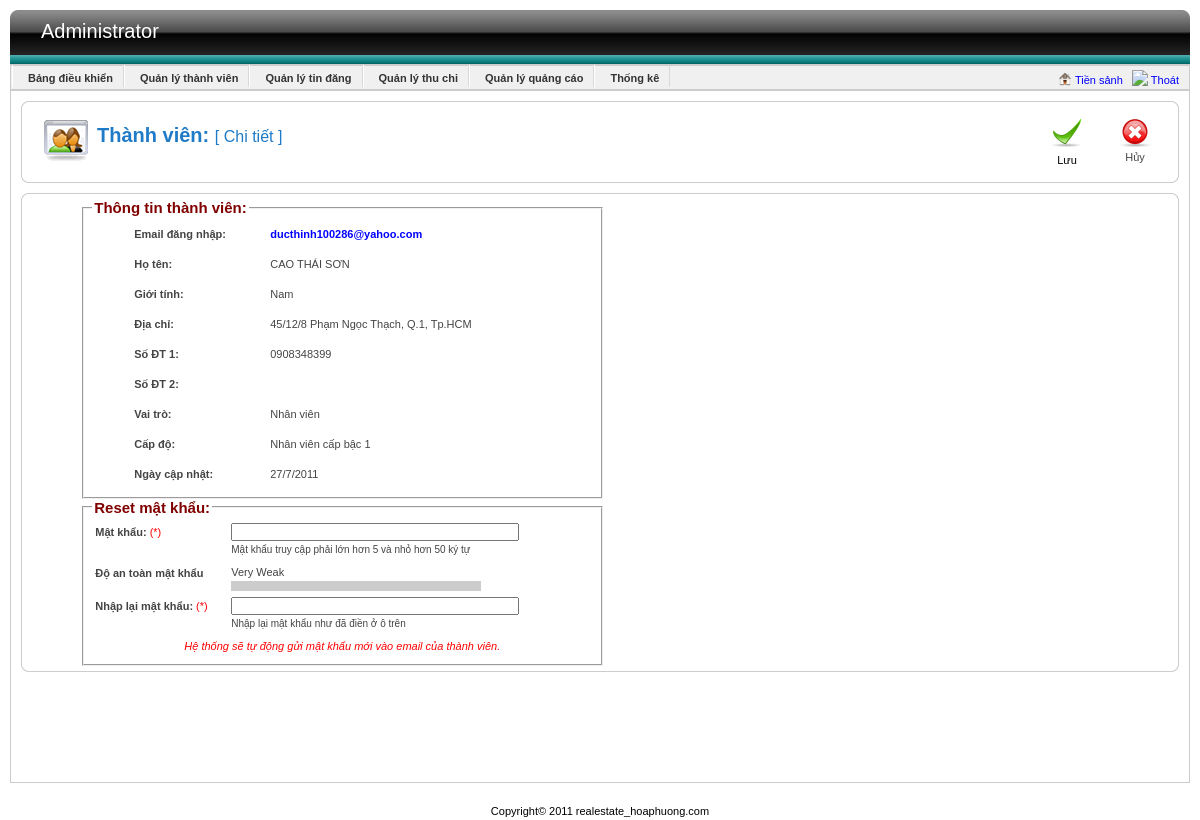
The page /Source/admin/index.php?view=user&do=edit&uid=6 (signed in) on the database its author committed.
### tables this page shows
CREATE TABLE IF NOT EXISTS `user` (
  `id` int(11) NOT NULL AUTO_INCREMENT,
  `password` varchar(256) NOT NULL,
  `email` varchar(50) NOT NULL,
  `hoten` varchar(50) NOT NULL,
  `gioitinh` bit(1) NOT NULL,
  `diachi` text NOT NULL,
  `sdt1` varchar(15) DEFAULT NULL,
  `sdt2` varchar(15) DEFAULT NULL,
  `role` int(11) DEFAULT NULL,
  `level` int(11) DEFAULT NULL,
  `status` int(11) DEFAULT NULL,
  `ngaycapnhat` datetime DEFAULT NULL,
  `ip` varchar(45) DEFAULT NULL,
  PRIMARY KEY (`id`),
  KEY `fk_taikhoan_role` (`role`),
  KEY `fk_taikhoan_level` (`level`)
);

CREATE TABLE IF NOT EXISTS `role` (
  `id` int(11) NOT NULL AUTO_INCREMENT,
  `ten` varchar(45) DEFAULT NULL,
  PRIMARY KEY (`id`)
);

CREATE TABLE IF NOT EXISTS `level` (
  `idlevel` int(11) NOT NULL AUTO_INCREMENT,
  `ten` varchar(45) NOT NULL,
  `chitiet` text,
  PRIMARY KEY (`idlevel`)
);

### Source/DAO/config.php (called while the page is built, shortened)
<?php
   	$databaseName = "qldo";
?>

### Source/DAO/DataProvider.php (called while the page is built, shortened)
<?php
class DataProvider
{
	public static function Query($sql)
	{
		include('config.php');
		if (!($connection = @mysql_connect($hostName,$username,$password)))
			die ("Couldn't connect to database");
		if (!($result = @mysql_query($sql, $connection)))
			showError();
		return $result;
	}
}
?>

### Source/DAO/UsersDAO.php (called while the page is built, shortened)
<?php
	include_once("DataProvider.php");
?>
<?php
	class UsersDAO
	{
		public static function GetUserByID ($id)
		{
			$strSQL = "select *
					from user
					where id='$id'";
            $result = DataProvider::Query($strSQL);
			return mysql_fetch_array ($result,MYSQL_BOTH);
		}
	}
?>

### Source/BUS/UsersBUS.php (called while the page is built, shortened)
<?php
	include_once (str_replace("//","/",dirname(__FILE__)."/")  . "../DAO/UsersDAO.php");
?>
<?php
	class UsersBUS
	{
		public static function GetUserByID ($id)
		{
			$user= UsersDAO::GetUserByID ($id);
			$user[1] = stripcslashes($user[1]);
			$user[3] = stripcslashes($user[3]);
			$user[7] = stripcslashes($user[7]);
			return $user;
		}
	}
?>

### Source/DAO/RoleDAO.php (called while the page is built, shortened)
<?php
	include_once("DataProvider.php");
	class RoleDAO
	{
		public static function GetRoleByID($id)
		{
			$strSQL = "select *
					   from role
					   where id='$id'";
            $result = DataProvider::Query($strSQL);
            return mysql_fetch_array($result);
		}
	}
?>

### Source/BUS/RoleBUS.php (called while the page is built, shortened)
<?php
	include_once (str_replace("//","/",dirname(__FILE__)."/")  . "../DAO/RoleDAO.php");
	class RoleBUS
	{
		public static function GetRoleByID ($id)
		{
			return RoleDAO::GetRoleByID ($id);
		}
	}
?>

### Source/DAO/LevelDAO.php (called while the page is built, shortened)
<?php
	include_once("DataProvider.php");
	class LevelDAO
	{
		public static function GetLevelByID($id)
		{
			$strSQL = "select *
					   from level
					   where idlevel='$id'";
            $result = DataProvider::Query($strSQL);
            return mysql_fetch_array($result);
		}
	}
?>

### Source/BUS/LevelBUS.php (called while the page is built, shortened)
<?php
	include_once (str_replace("//","/",dirname(__FILE__)."/")  . "../DAO/LevelDAO.php");
	class LevelBUS
	{
		public static function GetLevelByID ($id)
		{
			return LevelDAO::GetLevelByID ($id);
		}
	}
?>

### Source/module/Utils/Utils.php (called while the page is built, shortened)
<?php
class Utils
{
	public static function convertTimeDMY($time)
    {
		if($time != null)
		{
    	$arrDate = explode ("-", $time);
    	$d = (int) $arrDate[2];
    	$m = (int) $arrDate[1];
    	$y = (int) $arrDate[0];
    	$time_out = $d."/".$m."/".$y;
    	return $time_out;
		}
		return null;
    }
}
?>

### Source/admin/module/user/edit_user.php (the view, shortened to what this page needs)
<?php
	$uid = (int) $_GET["uid"];
	$PATH = str_replace('//','/',dirname(__FILE__).'/');
	include_once($PATH . "../../../BUS/UsersBUS.php");
	$user = UsersBUS::GetUserByID($uid);
?>
<form action="module/user/xulyuser.php?action=update&uid=<?php echo $_GET["uid"] ?>" method="post" name="frmRegister" id="frmRegister" onsubmit="return validate();">
<div id="toolbar">
<div class="tl"></div>
<div class="tr"></div>
<div class="tm"></div>
<div class="mid">
	<div class="title icon_user">Thành viên: <span class="subTitle">[ Chi tiết ]</span></div>
     <div class="icon">
   	  <a href="index.php?view=user" id="aCancel">
   	  <img src="images/icon_32_cancel.png" alt="Hủy"  border="0" title="Hủy" />
             <br />
            Hủy
      </a>
    </div>
    <div class="icon">
		<input type="submit" value="Lưu" style="background:url('images/icon_32_apply.png') no-repeat;
			cursor:pointer;border:0;height:50px;width:32px;padding-top:36px;" />
	</div>
    <br class="clr" />
</div>
<div class="bl"></div>
<div class="br"></div>
<div class="bm"></div>
</div>
<div style="margin:10px">
    <div class="tl"></div>
    <div class="tr"></div>
    <div class="tm"></div>
    <div class="mid">
		<fieldset style="width:500px;float:left;margin-left:50px;">
			<legend style="font-weight:bold;font-size:15px;color:maroon;">Thông tin thành viên:</legend>
			<table align="center" border="0" cellpadding="0" cellspacing="0">
				<tr style="height:30px;">
					<td width="130px"><b>Email đăng nhập:</td>
					<td width="280px" style="font-weight:bold;color:blue;"><?php echo $user["email"]; ?></td>
				</tr>
				<tr style="height:30px;">
					<td><b>Họ tên:</td>
					<td><?php echo $user["hoten"]; ?></td>
				</tr>
				<tr style="height:30px;">
					<td><b>Giới tính:</b></td>
					<td><?php if ($user["gioitinh"]==1) echo "Nam"; else echo "Nữ"; ?></td>
				</tr>
				<tr style="height:30px;">
					<td><b>Địa chỉ:</b></td>
					<td><?php echo $user["diachi"]; ?></td>
				</tr>
				<tr style="height:30px;">
					<td><b>Số ĐT 1:</b></td>
					<td><?php echo $user["sdt1"]; ?></td>
				</tr>
				<tr style="height:30px;">
					<td><b>Số ĐT 2:</b></td>
					<td><?php echo $user["sdt2"]; ?></td>
				</tr>
				<tr style="height:30px;">
					<td><b>Vai trò:</b></td>
					<td>
						<?php
							include_once($PATH . "../../../BUS/RoleBUS.php");
							$role = RoleBUS::GetRoleByID($user["role"]);
							echo $role[1];
						?>
					</td>
				</tr>
				<?php
					if ($user["role"] == 3)
					{
				?>
				<tr style="height:30px;">
					<td><b>Cấp độ:</b></td>
					<td>
						<?php
							include_once($PATH . "../../../BUS/LevelBUS.php");
							$level = LevelBUS::GetLevelByID($user["level"]);
							echo $level[2];
						?>
					</td>
				</tr>
				<?php
					}
				?>
				<tr style="height:30px;">
					<td><b>Ngày cập nhật:</b></td>
					<?php
						if ($user["ngaycapnhat"] != null)
						{
							include_once($PATH . "../../../module/Utils/Utils.php");
							$date = Utils::convertTimeDMY($user["ngaycapnhat"]);
							echo "<td>".$date."</td>";
						}
						else
							echo "<td></td>";
					?>
				</tr>
			</table>
		</fieldset>
		<fieldset style="width:500px;float:left;margin-left:50px;">
			<legend style="font-weight:bold;font-size:15px;color:maroon;">Reset mật khẩu:</legend>
			<table align="center" border="0" cellpadding="0" cellspacing="0">
				<tr>
					<td width="130px" valign="top" style="padding-top:4px;">
						<b>Mật khẩu:</b><span style="color:red;"> (*)</span>
					</td>
					<td align="left">
						<div style="float:left;">
							<input name="txtPassword" id="txtPassword" style="width:280px;"  onkeyup="passwordStrength(this.value)" type="password">
						</div>
						<br>
						<div style="float:left;">
							<span style="font-size:10px;">Mật khẩu truy cập phải lớn hơn 5 và nhỏ hơn 50 ký tự</span>
						</div>
					</td>
				</tr>
				<tr>
					<td valign="top" style="padding-top:4px;">
						<b>Độ an toàn mật khẩu</b></td>
					<td>
						<div id="passwordDescription">Very Weak</div>
						<div id="passwordStrength" class="strength0"></div>
					</td>
				</tr>
				<tr>
					<td valign="top" style="padding-top:4px;">
						<b>Nhập lại mật khẩu:</b><span style="color:red;"> (*)</span>
					</td>
					<td align="left">
						<div style="float:left;">
							<input type="password" style="width:280px;" maxlength="50" name="txtRePassword" id="txtRePassword">
						</div>
						<br>
						<div style="float:left;width:300px;">
							<span style="font-size:10px;">Nhập lại mật khẩu như đã điền ở ô trên</span>
						</div>
					</td>
				</tr>
				<tr>
					<td colspan="2" style="color:red;" align="center"><i>Hệ thống sẽ tự động gửi mật khẩu mới vào email của thành viên.</i></td>
				</tr>
			</table>
		</fieldset>
    <br class="clr" />
    </div>
    <div class="bl"></div>
    <div class="br"></div>
    <div class="bm"></div>
</div>
</form>

### Source/admin/css/admin.css (style rules this page uses)
a,a:visited { color:#024EFD; text-decoration: none; cursor:pointer; }
body { font-family: Tahoma, Arial, Verdana, sans-serif; font-size: 11px; line-height: 17px; font-weight: normal; color: #444444; text-decoration: none; margin: 0px; padding: 0px; text-align:center }
input { font-size:11px; }
td { padding:3px }
.icon { float:left; border:1px #e0e0e0 solid;padding:5px;margin:5px;max-height:150px;_height:150px; text-align:center; width:100px; max-width:100px }
.icon a,.icona:visited { border:none; font-family:Arial, Helvetica, sans-serif; font-size:11px; color:#454545;text-decoration:none; }
#toolbar { height:1%; margin:10px; }
.tl { background:url(../images/j_crn_tl_light.png) left top; width:6px; height:6px; float:left }
.tr { background:url(../images/j_crn_tr_light.png) left top; width:6px; height:6px; float:right }
.tm { height:6px;background:url(../images/j_border.png) left top repeat-x; display:block; }
.mid { border-left:1px solid #CDCDCD ; border-right:1px solid #CDCDCD; padding-left:10px; padding-right:10px; }
.bl { background:url(../images/j_crn_bl_light.png) left top; width:6px; height:6px; float:left }
.br { background:url(../images/j_crn_br_light.png) left top; width:6px; height:6px; float:right }
.bm { height:6px;;background:url(../images/j_border.png) left bottom repeat-x; display:block }
#toolbar .title { float:left; width:400px; font-size:20px; font-weight:700; color:#1F7BC7; background-repeat:no-repeat; padding-left:55px; padding-top:10px; margin-left:10px; margin-top:10px; height:40px }
#toolbar .subTitle { font-size:16px; font-weight:400; color:#1F7BC7; }
#toolbar .icon { float:right; margin-right:3px; width:50px; width-max:50px; text-align:center; border:none }
.icon_user { background-image:url(../images/icon-48-user.png); }
.title { font-size:11px; font-weight:600; color:#5D5D5D }
#passwordStrength { height:10px;display:block;float:left; }
.strength0 { width:250px;background:#cccccc; }

### rows shown on the page
user: email "ducthinh100286@yahoo.com", hoten "CAO THÁI SƠN", diachi "45/12/8 Phạm Ngọc Thạch, Q.1, Tp.HCM", sdt1 "0908348399", ngaycapnhat "27/7/2011"
role: ten "Nhân viên"
level: chitiet "Nhân viên cấp bậc 1"
